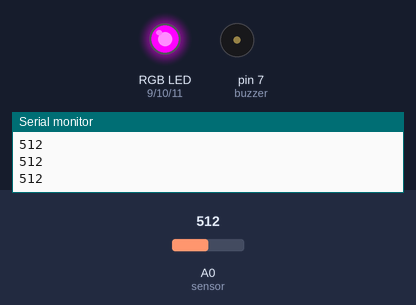
A sketch run on a simulated Arduino Uno, built with avr-gcc and run on an emulated ATmega328P. Shown: an RGB LED mixed from three pins (HIGH = lit), buzzer (waves = sounding), the last lines printed to the serial monitor. The test bench sets the inputs (shaded band); at power-on: A0 (sensor) = 512.

Above: at 1.2 s.
1.3 s: A0 (sensor) set to 502
At 1.9 s:
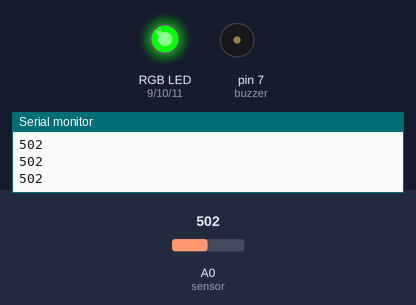
2.9 s: A0 (sensor) set to 113
4.4 s: A0 (sensor) set to 93
At 5.2 s:
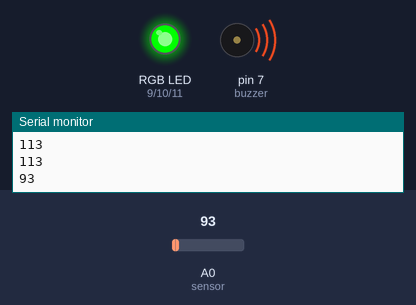
7.4 s: A0 (sensor) set to 122
At 8.0 s:
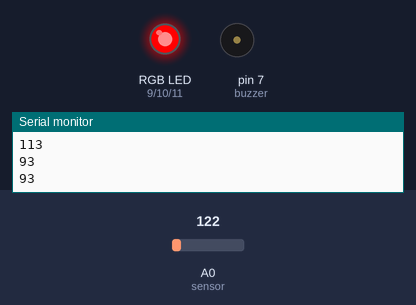
10.3 s: A0 (sensor) set to 0
At 13.1 s:
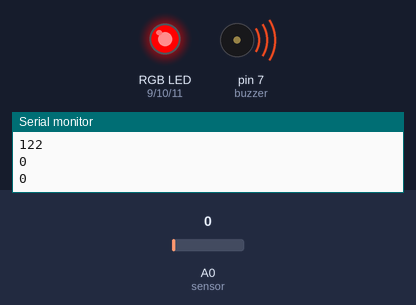
Timing chart, 0 to 14.3 s (numbered marks = the images above; inputs shaded):
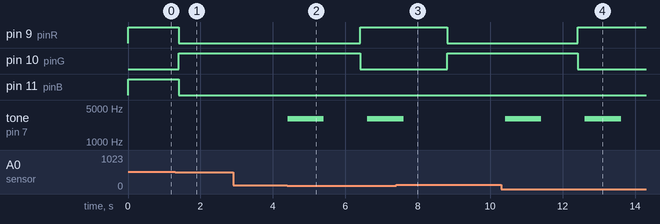

Measured:
- the behaviour switches between 511 and 510 on A0 (sensor) (found by bisection; images 0 and 1)
- the behaviour switches between 103 and 102 on A0 (sensor) (found by bisection; images 1 and 2)
- after the input at 1.3 s, pin 9 (pinR), pin 11 (pinB): HIGH → LOW after 0.10 s; pin 10 (pinG): LOW → HIGH after 0.10 s
- after the input at 4.4 s, pin 9 (pinR): LOW → HIGH after 2.0 s; pin 10 (pinG): HIGH → LOW after 2.0 s; tone on pin 7 (buzzer): silent → 3000 Hz at once, → silent 1.0 s later, → 3000 Hz 1.2 s later
- after the input at 7.4 s, pin 9 (pinR): HIGH → LOW after 1.4 s; pin 10 (pinG): LOW → HIGH after 1.4 s; tone on pin 7 (buzzer): goes on until 7.6 s, then stays silent
- after the input at 10.3 s, pin 9 (pinR): LOW → HIGH after 2.1 s; pin 10 (pinG): HIGH → LOW after 2.1 s; tone on pin 7 (buzzer): alternates 3000 Hz for 1.0 s and silent for 1.2 s, starting after 0.11 s

The sketch:

alarme_filtro_agua.ino
```cpp
// Definir os pinos do módulo RGB
const int pinR = 9; // Pino para a cor vermelha
const int pinG = 10; // Pino para a cor verde
const int pinB = 11; // Pino para a cor azul
int buzzer = 7;

// Definir os limites de contato
const int thresholdMagenta = 0.50 * 1023; // 50% do valor máximo
const int thresholdGreen = 0.10 * 1023;  // 10% para contato com a água em níveis baixos ou médios

// Armazenar o estado atual
int lastColor = -1;

void setup() {
  Serial.begin(9600);  // Inicializar comunicação serial

  // Configurar os pinos do módulo RGB como saída
  pinMode(pinR, OUTPUT);
  pinMode(pinG, OUTPUT);
  pinMode(pinB, OUTPUT);
}

void loop() {

  int value = analogRead(A0);  // Ler o valor do sensor analógico na porta A0

  // Exibir o valor no Serial Monitor
  Serial.println(value);

  // Definir a cor com base no nível de água
  int newColor;
  if (value >= thresholdMagenta) {
    newColor = 2; // Magenta para alto contato com a água (50% ou mais)
  } else if (value > thresholdGreen) {
    newColor = 1; // Verde para contato com a água em níveis baixos ou médios
  } else {
    newColor = 0; // Vermelho para ausência de contato com a água
    tone(buzzer, 3000);  // Emite um som de 1000Hz
    delay(1000);         // Espera 1 segundo
    noTone(buzzer);      // Para o som
    delay(1000);         // Espera 1 segundo antes de repetir

  }

  // Alterar a cor apenas se o estado atual mudar
  if (newColor != lastColor) {
    if (newColor == 0) {
      setColor(255, 0, 0); // Vermelho
    } else if (newColor == 1) {
      setColor(0, 255, 0); // Verde
    } else if (newColor == 2) {
      setColor(255, 0, 255); // Magenta
    }
    lastColor = newColor;
  }

  delay(200); // Atraso para leitura estável
}

// Função para definir a cor do módulo RGB
void setColor(int red, int green, int blue) {
  analogWrite(pinR, red);   // Ajustar intensidade da cor vermelha
  analogWrite(pinG, green); // Ajustar intensidade da cor verde
  analogWrite(pinB, blue);  // Ajustar intensidade da cor azul
}
```
